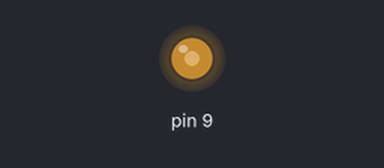
Recording of a sketch running on a simulated Arduino Uno, built with avr-gcc and run on an emulated ATmega328P. On the bench: output pins drawn as LEDs (lit = HIGH).

Above: at 0.1 s.
At 35.8 s:
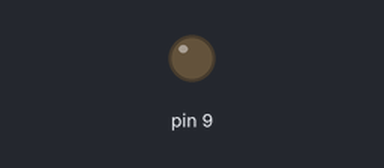
Timing chart, 0 to 40.0 s (numbered marks = the images above):
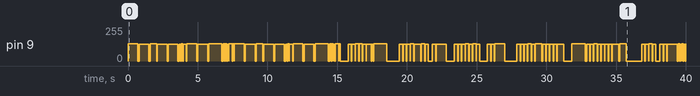

The sketch:

rick_astley_piezo.ino
```cpp
// (licence header left out)
// Include standard AVR definitions for registers - useful even in Arduino IDE
// for direct register access, though often implicitly available.
#include <avr/io.h>

// Contains NOTE_ definitions. Required file.
// Source: https://gist.github.com/mikeputnam/2820675
#include "pitches.h"

#define NOTE_0 0 // Frequency definition for Silence/Rest

// Timer1 clock frequency (CPU_FREQ / Prescaler) = 16MHz / 8 = 2MHz
#define BUZZER_CLOCK (16000000UL / 8)

/*
 * tone(uint16_t freq)
 * Configures Timer1 to output a PWM signal of the specified frequency
 * on the OC1A pin (Arduino D9 / PB1).
 * Optimized for piezo buzzers:
 * - Uses accurate frequency calculation (ICR1 = (Clock / Freq) - 1)
 * - Generates approx. 50% duty cycle square wave (OCR1A = ICR1 / 2)
 * - Handles freq=0 (silence) by disconnecting the OC1A pin output.
 */
void tone(uint16_t freq) {
  if (freq == 0) {
    // Silence: Disconnect OC1A (PB1 / Arduino D9) from timer output compare logic
    TCCR1A &= ~((1 << COM1A1) | (1 << COM1A0));
    return;
  } else {
    // Note Active: Connect OC1A pin in non-inverting PWM mode
    TCCR1A &= ~(1 << COM1A0); // Ensure COM1A0 is 0
    TCCR1A |= (1 << COM1A1);  // Set COM1A1 for non-inverting mode (Clear on Compare Match)
  }

  // Calculate timer TOP value (ICR1) for desired frequency
  uint32_t temp_icr = BUZZER_CLOCK / freq; // Use 32-bit intermediate calculation prevents overflow

  // Check if frequency is valid (avoid ICR1 underflow/wrap-around)
  if (temp_icr > 0) {
    ICR1 = (uint16_t)(temp_icr - 1); // Calculate actual ICR1 and cast back
  } else {
    ICR1 = 0; // Set to highest possible frequency if requested freq is too high
  }

  // Set Compare Match value (OCR1A) for ~50% duty cycle
  // OCR1A = (ICR1 + 1) / 2 - 1; is more precise, but OCR1A = ICR1 / 2; is simpler & often sufficient
  OCR1A = ICR1 / 2;
}

/*
 * ASM Constants (Alternative to using C defines from <avr/io.h>)
 * These define symbolic names for specific hardware register addresses.
 * Note: Using standard C defines (like TCCR1A, PORTB etc.) is generally more portable.
 */
asm("PORTB = 0x05"); // Address of Port B Data Register
asm("DDRB = 0x04");  // Address of Port B Data Direction Register
asm("TCCR1A = 0x80"); // Address of Timer/Counter1 Control Register A
asm("TCCR1B = 0x81"); // Address of Timer/Counter1 Control Register B

/*
 * SETUP: Initializes hardware required for tone generation.
 * Runs once when the Arduino starts or is reset.
 */
void setup() {
  // Configure Timer1 using direct ASM register writes:
  // TCCR1A: Set WGM11=1 (part of Mode 14) initially. COM1A bits handled by tone().
  // TCCR1B: Set WGM13=1, WGM12=1 (Mode 14: Fast PWM, TOP=ICR1), CS11=1 (clk/8 prescaler)
  // Equivalent C:
  // TCCR1A = (1 << WGM11);
  // TCCR1B = (1 << WGM13) | (1 << WGM12) | (1 << CS11);
  asm("LDI R16, 0B00000010"); // Only WGM11 set (COM bits will be set in tone())
  asm("STS TCCR1A, R16");
  asm("LDI R16, 0B00011010"); // WGM13, WGM12, CS11 set
  asm("STS TCCR1B, R16");

  // Set Arduino Pin D9 (Port B, Pin 1) as output using ASM
  // Equivalent C: DDRB |= (1 << DDB1);
  asm("SBI DDRB, 1"); // Set PB1 as output
}

/*
 * LOOP: Contains the sequence of notes and delays to play the song.
 * Runs repeatedly after setup() finishes.
 */
void loop() {
  // --- Never Gonna Give You Up - Note Sequence ---
  // Format: tone(NOTE); delay(sound_duration); tone(NOTE_0); delay(silence_duration);
  // Based on Tempo: 110 bpm approx
  // Uses standard Arduino delay() function.
  // Piezo optimizations applied (e.g., slightly shorter high notes).

tone(NOTE_D5); delay(710);
tone(NOTE_0); delay(79);
tone(NOTE_E5); delay(710);
tone(NOTE_0); delay(79);
tone(NOTE_A4); delay(473);
tone(NOTE_0); delay(53);
tone(NOTE_E5); delay(710);
tone(NOTE_0); delay(79);
tone(NOTE_FS5); delay(670);
tone(NOTE_0); delay(119);
tone(NOTE_A5); delay(111);
tone(NOTE_0); delay(20);
tone(NOTE_G5); delay(111);
tone(NOTE_0); delay(20);
tone(NOTE_FS5); delay(223);
tone(NOTE_0); delay(40);
tone(NOTE_D5); delay(710);
tone(NOTE_0); delay(79);
tone(NOTE_E5); delay(710);
tone(NOTE_0); delay(79);
tone(NOTE_A4); delay(946);
tone(NOTE_0); delay(106);
tone(NOTE_A4); delay(111);
tone(NOTE_0); delay(20);
tone(NOTE_A4); delay(111);
tone(NOTE_0); delay(20);
tone(NOTE_B4); delay(111);
tone(NOTE_0); delay(20);
tone(NOTE_D5); delay(236);
tone(NOTE_0); delay(27);
tone(NOTE_D5); delay(111);
tone(NOTE_0); delay(20);
tone(NOTE_D5); delay(710);
tone(NOTE_0); delay(79);
tone(NOTE_E5); delay(710);
tone(NOTE_0); delay(79);
tone(NOTE_A4); delay(473);
tone(NOTE_0); delay(53);
tone(NOTE_E5); delay(710);
tone(NOTE_0); delay(79);
tone(NOTE_FS5); delay(670);
tone(NOTE_0); delay(119);
tone(NOTE_A5); delay(111);
tone(NOTE_0); delay(20);
tone(NOTE_G5); delay(111);
tone(NOTE_0); delay(20);
tone(NOTE_FS5); delay(223);
tone(NOTE_0); delay(40);
tone(NOTE_D5); delay(710);
tone(NOTE_0); delay(79);
tone(NOTE_E5); delay(710);
tone(NOTE_0); delay(79);
tone(NOTE_A4); delay(946);
tone(NOTE_0); delay(106);
tone(NOTE_A4); delay(111);
tone(NOTE_0); delay(20);
tone(NOTE_A4); delay(111);
tone(NOTE_0); delay(20);
tone(NOTE_B4); delay(111);
tone(NOTE_0); delay(20);
tone(NOTE_D5); delay(236);
tone(NOTE_0); delay(27);
tone(NOTE_D5); delay(111);
tone(NOTE_0); delay(20);
tone(NOTE_0); delay(526);
tone(NOTE_B4); delay(236);
tone(NOTE_0); delay(27);
tone(NOTE_CS5); delay(236);
tone(NOTE_0); delay(27);
tone(NOTE_D5); delay(236);
tone(NOTE_0); delay(27);
tone(NOTE_D5); delay(236);
tone(NOTE_0); delay(27);
tone(NOTE_E5); delay(236);
tone(NOTE_0); delay(27);
tone(NOTE_CS5); delay(354);
tone(NOTE_0); delay(40);
tone(NOTE_B4); delay(111);
tone(NOTE_0); delay(20);
tone(NOTE_A4); delay(946);
tone(NOTE_0); delay(106);
tone(NOTE_0); delay(526);
tone(NOTE_0); delay(263);
tone(NOTE_B4); delay(236);
tone(NOTE_0); delay(27);
tone(NOTE_B4); delay(236);
tone(NOTE_0); delay(27);
tone(NOTE_CS5); delay(236);
tone(NOTE_0); delay(27);
tone(NOTE_D5); delay(236);
tone(NOTE_0); delay(27);
tone(NOTE_B4); delay(473);
tone(NOTE_0); delay(53);
tone(NOTE_A4); delay(236);
tone(NOTE_0); delay(27);
tone(NOTE_A5); delay(223);
tone(NOTE_0); delay(40);
tone(NOTE_0); delay(263);
tone(NOTE_A5); delay(223);
tone(NOTE_0); delay(40);
tone(NOTE_E5); delay(710);
tone(NOTE_0); delay(79);
tone(NOTE_0); delay(526);
tone(NOTE_B4); delay(236);
tone(NOTE_0); delay(27);
tone(NOTE_B4); delay(236);
tone(NOTE_0); delay(27);
tone(NOTE_CS5); delay(236);
tone(NOTE_0); delay(27);
tone(NOTE_D5); delay(236);
tone(NOTE_0); delay(27);
tone(NOTE_B4); delay(236);
tone(NOTE_0); delay(27);
tone(NOTE_D5); delay(236);
tone(NOTE_0); delay(27);
tone(NOTE_E5); delay(236);
tone(NOTE_0); delay(27);
tone(NOTE_0); delay(263);
tone(NOTE_0); delay(263);
tone(NOTE_CS5); delay(236);
tone(NOTE_0); delay(27);
tone(NOTE_B4); delay(236);
tone(NOTE_0); delay(27);
tone(NOTE_A4); delay(710);
tone(NOTE_0); delay(79);
tone(NOTE_0); delay(526);
tone(NOTE_0); delay(263);
tone(NOTE_B4); delay(236);
tone(NOTE_0); delay(27);
tone(NOTE_B4); delay(236);
tone(NOTE_0); delay(27);
tone(NOTE_CS5); delay(236);
tone(NOTE_0); delay(27);
tone(NOTE_D5); delay(236);
tone(NOTE_0); delay(27);
tone(NOTE_B4); delay(236);
tone(NOTE_0); delay(27);
tone(NOTE_A4); delay(473);
tone(NOTE_0); delay(53);
tone(NOTE_E5); delay(236);
tone(NOTE_0); delay(27);
tone(NOTE_E5); delay(236);
tone(NOTE_0); delay(27);
tone(NOTE_E5); delay(236);
tone(NOTE_0); delay(27);
tone(NOTE_FS5); delay(223);
tone(NOTE_0); delay(40);
tone(NOTE_E5); delay(473);
tone(NOTE_0); delay(53);
tone(NOTE_0); delay(526);
tone(NOTE_D5); delay(946);
tone(NOTE_0); delay(106);
tone(NOTE_E5); delay(236);
tone(NOTE_0); delay(27);
tone(NOTE_FS5); delay(223);
tone(NOTE_0); delay(40);
tone(NOTE_D5); delay(236);
tone(NOTE_0); delay(27);
tone(NOTE_E5); delay(236);
tone(NOTE_0); delay(27);
tone(NOTE_E5); delay(236);
tone(NOTE_0); delay(27);
tone(NOTE_E5); delay(236);
tone(NOTE_0); delay(27);
tone(NOTE_FS5); delay(223);
tone(NOTE_0); delay(40);
tone(NOTE_E5); delay(473);
tone(NOTE_0); delay(53);
tone(NOTE_A4); delay(473);
tone(NOTE_0); delay(53);
tone(NOTE_0); delay(1052);
tone(NOTE_B4); delay(236);
tone(NOTE_0); delay(27);
tone(NOTE_CS5); delay(236);
tone(NOTE_0); delay(27);
tone(NOTE_D5); delay(236);
tone(NOTE_0); delay(27);
tone(NOTE_B4); delay(236);
tone(NOTE_0); delay(27);
tone(NOTE_0); delay(263);
tone(NOTE_E5); delay(236);
tone(NOTE_0); delay(27);
tone(NOTE_FS5); delay(223);
tone(NOTE_0); delay(40);
tone(NOTE_E5); delay(710);
tone(NOTE_0); delay(79);
tone(NOTE_A4); delay(111);
tone(NOTE_0); delay(20);
tone(NOTE_B4); delay(111);
tone(NOTE_0); delay(20);
tone(NOTE_D5); delay(111);
tone(NOTE_0); delay(20);
tone(NOTE_B4); delay(111);
tone(NOTE_0); delay(20);
tone(NOTE_FS5); delay(334);
tone(NOTE_0); delay(60);
tone(NOTE_FS5); delay(334);
tone(NOTE_0); delay(60);
tone(NOTE_E5); delay(710);
tone(NOTE_0); delay(79);
tone(NOTE_A4); delay(111);
tone(NOTE_0); delay(20);
tone(NOTE_B4); delay(111);
tone(NOTE_0); delay(20);
tone(NOTE_D5); delay(111);
tone(NOTE_0); delay(20);
tone(NOTE_B4); delay(111);
tone(NOTE_0); delay(20);
tone(NOTE_E5); delay(354);
tone(NOTE_0); delay(40);
tone(NOTE_E5); delay(354);
tone(NOTE_0); delay(40);
tone(NOTE_D5); delay(354);
tone(NOTE_0); delay(40);
tone(NOTE_CS5); delay(111);
tone(NOTE_0); delay(20);
tone(NOTE_B4); delay(354);
tone(NOTE_0); delay(40);
tone(NOTE_A4); delay(111);
tone(NOTE_0); delay(20);
tone(NOTE_B4); delay(111);
tone(NOTE_0); delay(20);
tone(NOTE_D5); delay(111);
tone(NOTE_0); delay(20);
tone(NOTE_B4); delay(111);
tone(NOTE_0); delay(20);
tone(NOTE_D5); delay(473);
tone(NOTE_0); delay(53);
tone(NOTE_E5); delay(236);
tone(NOTE_0); delay(27);
tone(NOTE_CS5); delay(354);
tone(NOTE_0); delay(40);
tone(NOTE_B4); delay(111);
tone(NOTE_0); delay(20);
tone(NOTE_A4); delay(236);
tone(NOTE_0); delay(27);
tone(NOTE_A4); delay(236);
tone(NOTE_0); delay(27);
tone(NOTE_A4); delay(236);
tone(NOTE_0); delay(27);
tone(NOTE_E5); delay(473);
tone(NOTE_0); delay(53);
tone(NOTE_D5); delay(946);
tone(NOTE_0); delay(106);
tone(NOTE_A4); delay(111);
tone(NOTE_0); delay(20);
tone(NOTE_B4); delay(111);
tone(NOTE_0); delay(20);
tone(NOTE_D5); delay(111);
tone(NOTE_0); delay(20);
tone(NOTE_B4); delay(111);
tone(NOTE_0); delay(20);
tone(NOTE_FS5); delay(334);
tone(NOTE_0); delay(60);
tone(NOTE_FS5); delay(334);
tone(NOTE_0); delay(60);
tone(NOTE_E5); delay(710);
tone(NOTE_0); delay(79);
tone(NOTE_A4); delay(111);
tone(NOTE_0); delay(20);
tone(NOTE_B4); delay(111);
tone(NOTE_0); delay(20);
tone(NOTE_D5); delay(111);
tone(NOTE_0); delay(20);
tone(NOTE_B4); delay(111);
tone(NOTE_0); delay(20);
tone(NOTE_A5); delay(445);
tone(NOTE_0); delay(81);
tone(NOTE_CS5); delay(236);
tone(NOTE_0); delay(27);
tone(NOTE_D5); delay(354);
tone(NOTE_0); delay(40);
tone(NOTE_CS5); delay(111);
tone(NOTE_0); delay(20);
tone(NOTE_B4); delay(236);
tone(NOTE_0); delay(27);
tone(NOTE_A4); delay(111);
tone(NOTE_0); delay(20);
tone(NOTE_B4); delay(111);
tone(NOTE_0); delay(20);
tone(NOTE_D5); delay(111);
tone(NOTE_0); delay(20);
tone(NOTE_B4); delay(111);
tone(NOTE_0); delay(20);
tone(NOTE_D5); delay(473);
tone(NOTE_0); delay(53);
tone(NOTE_E5); delay(236);
tone(NOTE_0); delay(27);
tone(NOTE_CS5); delay(354);
tone(NOTE_0); delay(40);
tone(NOTE_B4); delay(111);
tone(NOTE_0); delay(20);
tone(NOTE_A4); delay(473);
tone(NOTE_0); delay(53);
tone(NOTE_A4); delay(236);
tone(NOTE_0); delay(27);
tone(NOTE_E5); delay(473);
tone(NOTE_0); delay(53);
tone(NOTE_D5); delay(946);
tone(NOTE_0); delay(106);
tone(NOTE_0); delay(526);
tone(NOTE_0); delay(263);
tone(NOTE_B4); delay(236);
tone(NOTE_0); delay(27);
tone(NOTE_D5); delay(236);
tone(NOTE_0); delay(27);
tone(NOTE_B4); delay(236);
tone(NOTE_0); delay(27);
tone(NOTE_D5); delay(236);
tone(NOTE_0); delay(27);
tone(NOTE_E5); delay(473);
tone(NOTE_0); delay(53);
tone(NOTE_0); delay(263);
tone(NOTE_0); delay(263);
tone(NOTE_CS5); delay(236);
tone(NOTE_0); delay(27);
tone(NOTE_B4); delay(236);
tone(NOTE_0); delay(27);
tone(NOTE_A4); delay(710);
tone(NOTE_0); delay(79);
tone(NOTE_0); delay(526);
tone(NOTE_0); delay(263);
tone(NOTE_B4); delay(236);
tone(NOTE_0); delay(27);
tone(NOTE_B4); delay(236);
tone(NOTE_0); delay(27);
tone(NOTE_CS5); delay(236);
tone(NOTE_0); delay(27);
tone(NOTE_D5); delay(236);
tone(NOTE_0); delay(27);
tone(NOTE_B4); delay(236);
tone(NOTE_0); delay(27);
tone(NOTE_A4); delay(473);
tone(NOTE_0); delay(53);
tone(NOTE_0); delay(263);
tone(NOTE_A5); delay(223);
tone(NOTE_0); delay(40);
tone(NOTE_A5); delay(223);
tone(NOTE_0); delay(40);
tone(NOTE_E5); delay(236);
tone(NOTE_0); delay(27);
tone(NOTE_FS5); delay(223);
tone(NOTE_0); delay(40);
tone(NOTE_E5); delay(236);
tone(NOTE_0); delay(27);
tone(NOTE_D5); delay(236);
tone(NOTE_0); delay(27);
tone(NOTE_0); delay(263);
tone(NOTE_A4); delay(236);
tone(NOTE_0); delay(27);
tone(NOTE_B4); delay(236);
tone(NOTE_0); delay(27);
tone(NOTE_CS5); delay(236);
tone(NOTE_0); delay(27);
tone(NOTE_D5); delay(236);
tone(NOTE_0); delay(27);
tone(NOTE_B4); delay(236);
tone(NOTE_0); delay(27);
tone(NOTE_0); delay(263);
tone(NOTE_CS5); delay(236);
tone(NOTE_0); delay(27);
tone(NOTE_B4); delay(236);
tone(NOTE_0); delay(27);
tone(NOTE_A4); delay(710);
tone(NOTE_0); delay(79);
tone(NOTE_0); delay(526);
tone(NOTE_B4); delay(236);
tone(NOTE_0); delay(27);
tone(NOTE_B4); delay(236);
tone(NOTE_0); delay(27);
tone(NOTE_CS5); delay(236);
tone(NOTE_0); delay(27);
tone(NOTE_D5); delay(236);
tone(NOTE_0); delay(27);
tone(NOTE_B4); delay(236);
tone(NOTE_0); delay(27);
tone(NOTE_A4); delay(473);
tone(NOTE_0); delay(53);
tone(NOTE_0); delay(263);
tone(NOTE_0); delay(263);
tone(NOTE_E5); delay(236);
tone(NOTE_0); delay(27);
tone(NOTE_E5); delay(236);
tone(NOTE_0); delay(27);
tone(NOTE_FS5); delay(445);
tone(NOTE_0); delay(81);
tone(NOTE_E5); delay(710);
tone(NOTE_0); delay(79);
tone(NOTE_D5); delay(946);
tone(NOTE_0); delay(106);
tone(NOTE_D5); delay(236);
tone(NOTE_0); delay(27);
tone(NOTE_E5); delay(236);
tone(NOTE_0); delay(27);
tone(NOTE_FS5); delay(223);
tone(NOTE_0); delay(40);
tone(NOTE_E5); delay(473);
tone(NOTE_0); delay(53);
tone(NOTE_E5); delay(236);
tone(NOTE_0); delay(27);
tone(NOTE_E5); delay(236);
tone(NOTE_0); delay(27);
tone(NOTE_FS5); delay(223);
tone(NOTE_0); delay(40);
tone(NOTE_E5); delay(236);
tone(NOTE_0); delay(27);
tone(NOTE_A4); delay(236);
tone(NOTE_0); delay(27);
tone(NOTE_A4); delay(473);
tone(NOTE_0); delay(53);
tone(NOTE_0); delay(789);
tone(NOTE_A4); delay(236);
tone(NOTE_0); delay(27);
tone(NOTE_B4); delay(236);
tone(NOTE_0); delay(27);
tone(NOTE_CS5); delay(236);
tone(NOTE_0); delay(27);
tone(NOTE_D5); delay(236);
tone(NOTE_0); delay(27);
tone(NOTE_B4); delay(236);
tone(NOTE_0); delay(27);
tone(NOTE_0); delay(263);
tone(NOTE_E5); delay(236);
tone(NOTE_0); delay(27);
tone(NOTE_FS5); delay(223);
tone(NOTE_0); delay(40);
tone(NOTE_E5); delay(710);
tone(NOTE_0); delay(79);
tone(NOTE_A4); delay(111);
tone(NOTE_0); delay(20);
tone(NOTE_B4); delay(111);
tone(NOTE_0); delay(20);
tone(NOTE_D5); delay(111);
tone(NOTE_0); delay(20);
tone(NOTE_B4); delay(111);
tone(NOTE_0); delay(20);
tone(NOTE_FS5); delay(334);
tone(NOTE_0); delay(60);
tone(NOTE_FS5); delay(334);
tone(NOTE_0); delay(60);
tone(NOTE_E5); delay(710);
tone(NOTE_0); delay(79);
tone(NOTE_A4); delay(111);
tone(NOTE_0); delay(20);
tone(NOTE_B4); delay(111);
tone(NOTE_0); delay(20);
tone(NOTE_D5); delay(111);
tone(NOTE_0); delay(20);
tone(NOTE_B4); delay(111);
tone(NOTE_0); delay(20);
tone(NOTE_E5); delay(354);
tone(NOTE_0); delay(40);
tone(NOTE_E5); delay(354);
tone(NOTE_0); delay(40);
tone(NOTE_D5); delay(354);
tone(NOTE_0); delay(40);
tone(NOTE_CS5); delay(111);
tone(NOTE_0); delay(20);
tone(NOTE_B4); delay(236);
tone(NOTE_0); delay(27);
tone(NOTE_B4); delay(354);
tone(NOTE_0); delay(40);
tone(NOTE_A4); delay(111);
tone(NOTE_0); delay(20);
tone(NOTE_B4); delay(111);
tone(NOTE_0); delay(20);
tone(NOTE_D5); delay(111);
tone(NOTE_0); delay(20);
tone(NOTE_B4); delay(111);
tone(NOTE_0); delay(20);
tone(NOTE_D5); delay(473);
tone(NOTE_0); delay(53);
tone(NOTE_E5); delay(236);
tone(NOTE_0); delay(27);
tone(NOTE_CS5); delay(354);
tone(NOTE_0); delay(40);
tone(NOTE_B4); delay(111);
tone(NOTE_0); delay(20);
tone(NOTE_A4); delay(473);
tone(NOTE_0); delay(53);
tone(NOTE_A4); delay(236);
tone(NOTE_0); delay(27);
tone(NOTE_E5); delay(473);
tone(NOTE_0); delay(53);
tone(NOTE_D5); delay(946);
tone(NOTE_0); delay(106);
tone(NOTE_A4); delay(111);
tone(NOTE_0); delay(20);
tone(NOTE_B4); delay(111);
tone(NOTE_0); delay(20);
tone(NOTE_D5); delay(111);
tone(NOTE_0); delay(20);
tone(NOTE_B4); delay(111);
tone(NOTE_0); delay(20);
tone(NOTE_FS5); delay(334);
tone(NOTE_0); delay(60);
tone(NOTE_FS5); delay(334);
tone(NOTE_0); delay(60);
tone(NOTE_E5); delay(710);
tone(NOTE_0); delay(79);
tone(NOTE_A4); delay(111);
tone(NOTE_0); delay(20);
tone(NOTE_B4); delay(111);
tone(NOTE_0); delay(20);
tone(NOTE_D5); delay(111);
tone(NOTE_0); delay(20);
tone(NOTE_B4); delay(111);
tone(NOTE_0); delay(20);
tone(NOTE_A5); delay(445);
tone(NOTE_0); delay(81);
tone(NOTE_CS5); delay(236);
tone(NOTE_0); delay(27);
tone(NOTE_D5); delay(354);
tone(NOTE_0); delay(40);
tone(NOTE_CS5); delay(111);
tone(NOTE_0); delay(20);
tone(NOTE_B4); delay(236);
tone(NOTE_0); delay(27);
tone(NOTE_A4); delay(111);
tone(NOTE_0); delay(20);
tone(NOTE_B4); delay(111);
tone(NOTE_0); delay(20);
tone(NOTE_D5); delay(111);
tone(NOTE_0); delay(20);
tone(NOTE_B4); delay(111);
tone(NOTE_0); delay(20);
tone(NOTE_D5); delay(473);
tone(NOTE_0); delay(53);
tone(NOTE_E5); delay(236);
tone(NOTE_0); delay(27);
tone(NOTE_CS5); delay(354);
tone(NOTE_0); delay(40);
tone(NOTE_B4); delay(111);
tone(NOTE_0); delay(20);
tone(NOTE_A4); delay(473);
tone(NOTE_0); delay(53);
tone(NOTE_A4); delay(236);
tone(NOTE_0); delay(27);
// Duplicate Section Start
tone(NOTE_E5); delay(473);
tone(NOTE_0); delay(53);
tone(NOTE_D5); delay(946);
tone(NOTE_0); delay(106);
tone(NOTE_A4); delay(111);
tone(NOTE_0); delay(20);
tone(NOTE_B4); delay(111);
tone(NOTE_0); delay(20);
tone(NOTE_D5); delay(111);
tone(NOTE_0); delay(20);
tone(NOTE_B4); delay(111);
tone(NOTE_0); delay(20);
tone(NOTE_FS5); delay(334);
tone(NOTE_0); delay(60);
tone(NOTE_FS5); delay(334);
tone(NOTE_0); delay(60);
tone(NOTE_E5); delay(710);
tone(NOTE_0); delay(79);
tone(NOTE_A4); delay(111);
tone(NOTE_0); delay(20);
tone(NOTE_B4); delay(111);
tone(NOTE_0); delay(20);
tone(NOTE_D5); delay(111);
tone(NOTE_0); delay(20);
tone(NOTE_B4); delay(111);
tone(NOTE_0); delay(20);
tone(NOTE_A5); delay(445);
tone(NOTE_0); delay(81);
tone(NOTE_CS5); delay(236);
tone(NOTE_0); delay(27);
tone(NOTE_D5); delay(354);
tone(NOTE_0); delay(40);
tone(NOTE_CS5); delay(111);
tone(NOTE_0); delay(20);
tone(NOTE_B4); delay(236);
tone(NOTE_0); delay(27);
tone(NOTE_A4); delay(111);
tone(NOTE_0); delay(20);
tone(NOTE_B4); delay(111);
tone(NOTE_0); delay(20);
tone(NOTE_D5); delay(111);
tone(NOTE_0); delay(20);
tone(NOTE_B4); delay(111);
tone(NOTE_0); delay(20);
tone(NOTE_D5); delay(473);
tone(NOTE_0); delay(53);
tone(NOTE_E5); delay(236);
tone(NOTE_0); delay(27);
tone(NOTE_CS5); delay(354);
tone(NOTE_0); delay(40);
tone(NOTE_B4); delay(111);
tone(NOTE_0); delay(20);
tone(NOTE_A4); delay(473);
tone(NOTE_0); delay(53);
tone(NOTE_A4); delay(236);
tone(NOTE_0); delay(27);
tone(NOTE_E5); delay(473);
tone(NOTE_0); delay(53);
tone(NOTE_D5); delay(946);
tone(NOTE_0); delay(106);

tone(NOTE_0); delay(5000); // Pause before repeating the song

}
```

Source omitted: pitches.h (2016 bytes)
